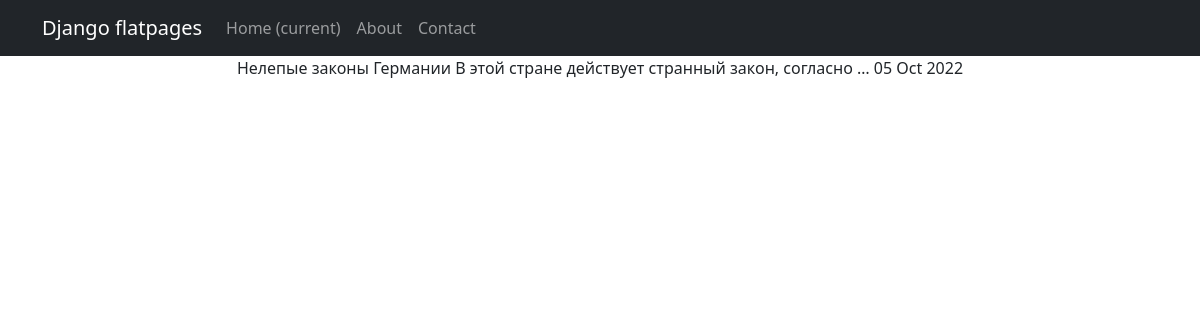
Page /news/4 on the committed database.
### newsapp/models.py (models this page shows, shortened)
class Post(models.Model):
    author = models.ForeignKey(Author, on_delete=models.CASCADE)
    NEWS = 'NW'
    ARTICLE = 'AR'
    CATEGORY_CHOICES = (
        (NEWS, 'Новость'),
        (ARTICLE, 'Статья')
    )
    categoryType = models.CharField(max_length=2, choices=CATEGORY_CHOICES, default=ARTICLE)
    dateCreation = models.DateTimeField(auto_now_add=True)
    postCategory = models.ManyToManyField(Category, through="PostCategory")
    title = models.CharField(max_length=128)
    text = models.TextField()
    rating = models.SmallIntegerField(default=0)

### newsapp/views.py (the view)
# urls.py: path('<int:id>', PostDetail.as_view(), name='post_detail'),
class PostDetail(DetailView):
    model = Post
    template_name = 'news_id.html'
    context_object_name = 'news_id'
    pk_url_kwarg = 'id'

### templates/news_id.html (shortened to what this page needs)
{% extends 'flatpages/default.html' %}
{% block content %}
{{ news_id.title }}
{{ news_id.text|truncatechars:50 }}
{{ news_id.dateCreation|date:'d M Y'}}
{% endblock content %}

### rows in the picture
Post: title "Нелепые законы Германии", text "В этой стране действует странный закон, согласно …", dateCreation "05 Oct 2022"
